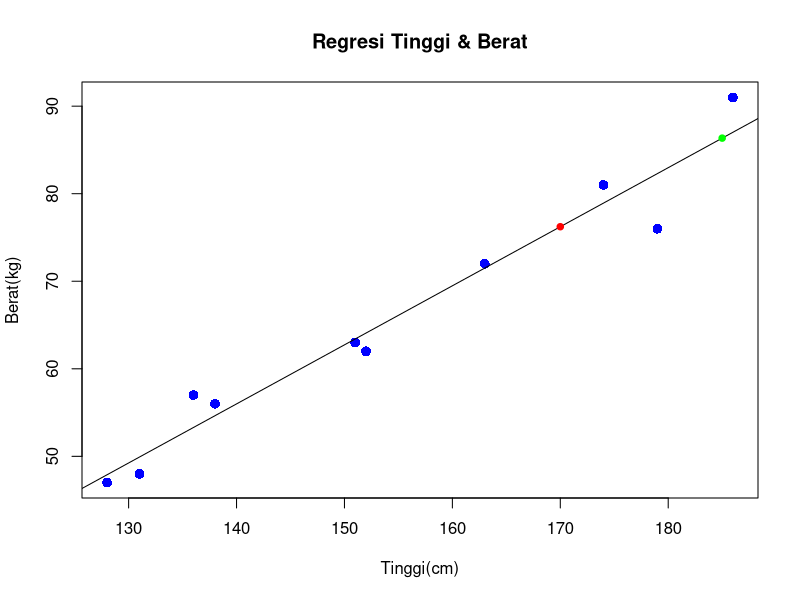

R code for this plot:
# input data tinggi dan berat badan
tinggi = c(151, 174, 138, 186, 128, 136, 179, 163, 152, 131) 
berat = c(63, 81, 56, 91, 47, 57, 76, 72, 62, 48) 
tinggi
berat

# sintaks fungsi lm()
# lm(formula, data)

# membuat model hubungan antara tinggi dan berat badan 
relasi <- lm(berat~tinggi)

# mengetahui koefisien dari model 
relasi

# persamaan linear regression
# berat = 0.6746x -38455
# berat = 0.6746tinggi -38455
y <- -384551 + 0.6746 

# mengetahui rangkuman (summary) dari model 
summary.lm(relasi)

# melakukan prediksi dengan fungsi predict()
# jika ingin mengetahui berat seseorang yang memiliki tinggi 170, 
# maka proses prediksi dapat dilakukan dengan cara di bawah ini. 
data_baru <- data.frame(tinggi = 170)
prediksi_data_baru  <- predict(relasi, data_baru)

# hasil  prediksi  berat  orang  dengan  tinggi  170  dapat  dilihat  
# dengan  memanggil  variable prediksi_data_baru
prediksi_data_baru

# membuat visualisasi model dan prediksi (tinggi 170)
plot(tinggi, berat, col = "blue", main = "Regresi Tinggi & Berat", cex = 1.3,
     pch = 16, xlab = "Tinggi(cm)", ylab = "Berat(kg)") 

abline(lm(berat~tinggi)) 

points(170, prediksi_data_baru, col = "red", cex = 1.3, pch = 20)

# memprediksi tinggi 185 dan memvisualisasikan data
data_baru <- data.frame(tinggi = 185)
prediksi_data_baru  <- predict(relasi, data_baru)
prediksi_data_baru
points(185, prediksi_data_baru, col = "green", cex = 1.3, pch = 20)

